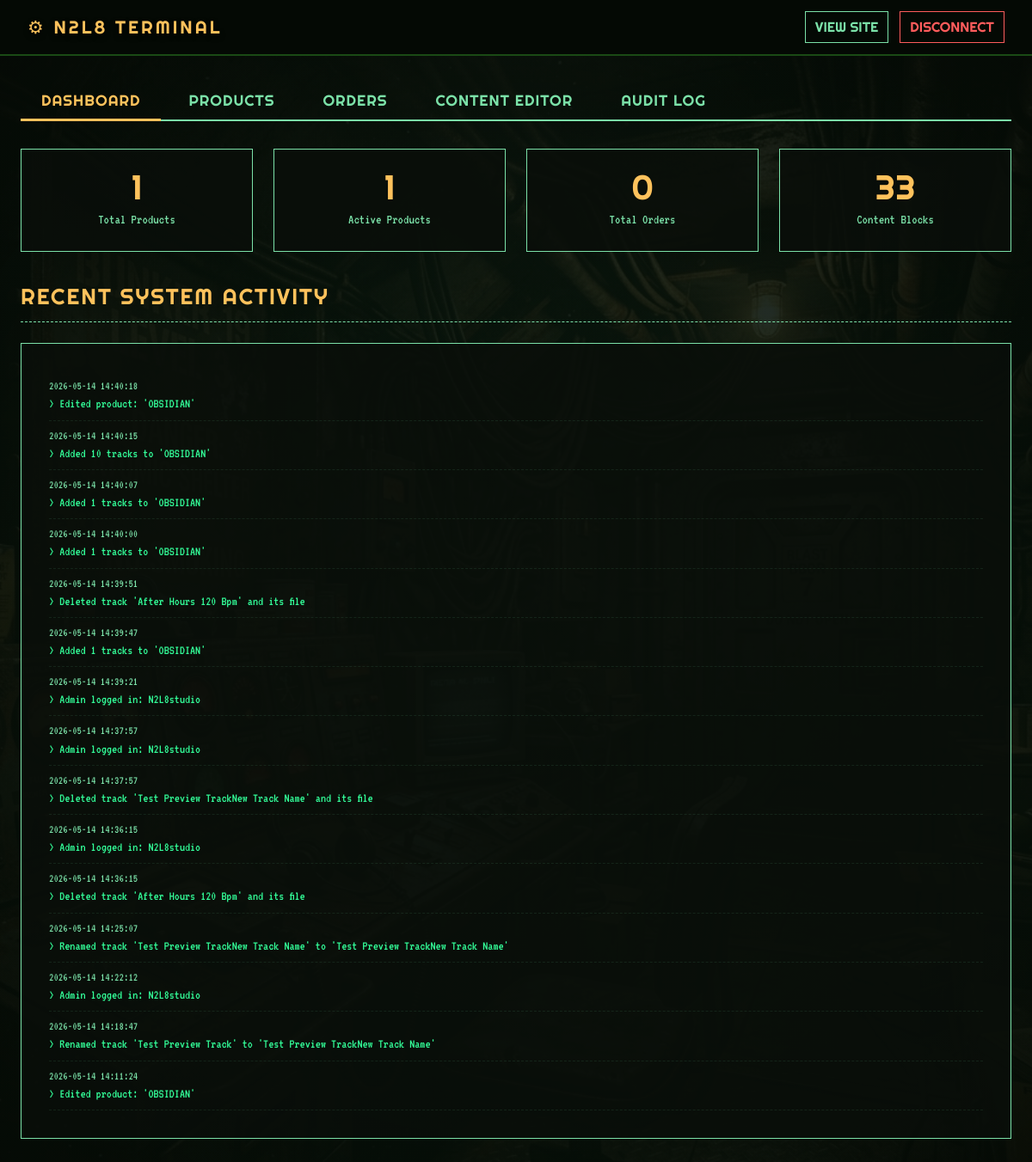
The page /admin (signed in) on the database its author committed.
### app.py (models this page shows)
class AuditLog(db.Model):
    id        = db.Column(db.Integer, primary_key=True)
    action    = db.Column(db.String(255), nullable=False)
    timestamp = db.Column(db.DateTime, default=db.func.current_timestamp())

### app.py (the view)
@app.route('/admin')
@login_required
def admin_dashboard():
    products  = Product.query.order_by(Product.id.desc()).all()
    orders    = Order.query.order_by(Order.id.desc()).all()
    logs      = AuditLog.query.order_by(AuditLog.timestamp.desc()).limit(15).all()
    contents  = Content.query.order_by(Content.page, Content.section_key).all()
    pages     = sorted(set(c.page for c in contents))
    return render_template('admin.html',
                           products=products, orders=orders,
                           logs=logs, contents=contents, pages=pages)

### app.py (called while the page is built)
def login_required(f):
    @wraps(f)
    def decorated(*args, **kwargs):
        if 'user_id' not in session:
            return redirect(url_for('login'))
        return f(*args, **kwargs)
    return decorated

@app.context_processor
def inject_content():
    rows = Content.query.all()
    content = {row.section_key: row.text for row in rows}
    return dict(site=content)

### templates/admin.html (shortened to what this page needs)
<!DOCTYPE html>
<html lang="en">
<head>
    <link rel="stylesheet" href="{{ url_for('static', filename='style.css') }}">
</head>
<body class="page-home">
<div class="admin-topbar">
    <div class="logo-text">⚙ N2L8 TERMINAL</div>
    <div style="display:flex; gap:0.8rem;">
        <a href="{{ url_for('index') }}" class="btn btn-muted" style="font-family:'Righteous',cursive; font-size:1rem;">View Site</a>
        <a href="{{ url_for('logout') }}" class="btn btn-red" style="font-family:'Righteous',cursive; font-size:1rem;">Disconnect</a>
    </div>
</div>
<div class="container" style="max-width:1200px; padding-bottom: 4rem;">
    <div class="admin-tabs">
        <button class="admin-tab-btn active" onclick="showTab('dashboard')">Dashboard</button>
        <button class="admin-tab-btn" onclick="showTab('products')">Products</button>
        <button class="admin-tab-btn" onclick="showTab('orders')">Orders</button>
        <button class="admin-tab-btn" id="content-tab-btn" onclick="showTab('content')">Content Editor</button>
        <button class="admin-tab-btn" onclick="showTab('logs')">Audit Log</button>
    </div>
    <div id="tab-dashboard" class="admin-panel active">
        <div class="stats-grid">
            <div class="stat-card">
                <div class="stat-num">{{ products | length }}</div>
                <div class="stat-label">Total Products</div>
            </div>
            <div class="stat-card">
                <div class="stat-num">{{ products | selectattr('is_active') | list | length }}</div>
                <div class="stat-label">Active Products</div>
            </div>
            <div class="stat-card">
                <div class="stat-num">{{ orders | length }}</div>
                <div class="stat-label">Total Orders</div>
            </div>
            <div class="stat-card">
                <div class="stat-num">{{ contents | length }}</div>
                <div class="stat-label">Content Blocks</div>
            </div>
        </div>
        <div class="section-title">Recent System Activity</div>
        <div class="form-card">
            <ul class="log-list">
                {% for log in logs %}
                <li>
                    <span class="log-ts">{{ log.timestamp.strftime('%Y-%m-%d %H:%M:%S') }}</span>
                    &gt; {{ log.action }}
                </li>
                {% else %}
                <li style="color:var(--text-muted)">No activity recorded.</li>
                {% endfor %}
            </ul>
        </div>
    </div>
</div>
</body>
</html>

### static/style.css (style rules this page uses)
:root { --bg-dark: #070a07; --bg-card: #0a0f0a; --text-main: #33ff99; --text-muted: #7be1a8; --brand-dark-red: #1a4a15; --brand-light-red: #33ff99; --accent: #ffc25c; --crt-glow: 0 0 2px rgba(26, 255, 128, 0.4); --pop-shadow: 0 3px 6px rgba(0,0,0,0.9); }
* { margin: 0; padding: 0; box-sizing: border-box; }
html { scroll-behavior: smooth; }
body { font-family: 'VT323', monospace; color: var(--text-main); line-height: 1.6; overflow-x: hidden; font-size: 1.15rem; background-color: var(--bg-dark); }
.page-home { background-image: linear-gradient(rgba(7, 10, 7, 0.80), rgba(7, 10, 7, 0.80)), url('bunker_bg.png'); background-size: cover; background-attachment: fixed; background-position: center; }
body::after { content: ''; position: fixed; top: 0; left: 0; right: 0; bottom: 0; background: radial-gradient(circle at 50% 50%, rgba(26, 255, 128, 0.05) 0%, rgba(5, 10, 5, 0.85) 100%); z-index: -1; }
h1, h2, h3, .logo-text { font-family: 'Righteous', cursive; text-transform: uppercase; letter-spacing: 2px; text-shadow: var(--pop-shadow); }
.container { max-width: 1000px; margin: 0 auto; padding: 0 1.5rem; }
.logo-text { font-size: 1.3rem; color: var(--accent); text-shadow: var(--pop-shadow); }

### templates/admin.html (style rules this page uses)
body { background-attachment: fixed; }
.admin-topbar { background: rgba(5, 10, 5, 0.97); border-bottom: 2px solid var(--brand-dark-red); padding: 0.8rem 2rem; display: flex; justify-content: space-between; align-items: center; position: sticky; top: 0; z-index: 100; }
.admin-topbar .logo-text { font-size: 1.3rem; letter-spacing: 3px; }
.admin-tabs { display: flex; gap: 0.5rem; border-bottom: 2px solid var(--text-muted); margin: 2rem 0 0 0; }
.admin-tab-btn { padding: 0.6rem 1.5rem; background: transparent; color: var(--text-muted); border: none; border-bottom: 3px solid transparent; font-family: 'Righteous', cursive; font-size: 1.1rem; text-transform: uppercase; cursor: pointer; letter-spacing: 1px; transition: all 0.2s ease; margin-bottom: -2px; }
.admin-tab-btn.active { color: var(--accent); border-bottom-color: var(--accent); }
.admin-panel { display: none; padding: 2rem 0; }
.admin-panel.active { display: block; }
.section-title { font-family: 'Righteous', cursive; color: var(--accent); font-size: 1.6rem; margin-bottom: 1.5rem; letter-spacing: 2px; text-transform: uppercase; border-bottom: 1px dashed var(--text-muted); padding-bottom: 0.5rem; }
.form-card { background: rgba(10, 15, 10, 0.85); border: 1px solid var(--text-muted); padding: 2rem; margin-bottom: 2rem; }
.btn { padding: 0.3rem 0.7rem; font-family: 'VT323', monospace; font-size: 1rem; cursor: pointer; border: 1px solid; background: transparent; transition: all 0.2s; text-decoration: none; display: inline-block; text-transform: uppercase; }
.btn-red { color: #ff5c5c; border-color: #ff5c5c; }
.btn-muted { color: var(--text-muted); border-color: var(--text-muted); }
.stats-grid { display: grid; grid-template-columns: repeat(4, 1fr); gap: 1.5rem; margin-bottom: 2rem; }
.stat-card { background: rgba(10,15,10,0.85); border: 1px solid var(--text-muted); padding: 1.5rem; text-align: center; }
.stat-num { font-family: 'Righteous', cursive; font-size: 2.5rem; color: var(--accent); line-height: 1; }
.stat-label { color: var(--text-muted); font-size: 1rem; margin-top: 0.3rem; }
.log-list { list-style: none; padding: 0; }
.log-list li { padding: 0.5rem 0; border-bottom: 1px dashed rgba(123, 225, 168, 0.1); font-size: 0.95rem; line-height: 1.4; }
.log-ts { color: var(--text-muted); font-size: 0.85rem; display: block; }

### rows shown on the page
AuditLog: timestamp "2026-05-14 14:40:18", action "Edited product: 'OBSIDIAN'"
AuditLog: timestamp "2026-05-14 14:40:15", action "Added 10 tracks to 'OBSIDIAN'"
AuditLog: timestamp "2026-05-14 14:40:07", action "Added 1 tracks to 'OBSIDIAN'"
AuditLog: timestamp "2026-05-14 14:40:00", action "Added 1 tracks to 'OBSIDIAN'"
AuditLog: timestamp "2026-05-14 14:39:51", action "Deleted track 'After Hours 120 Bpm' and its file"
AuditLog: timestamp "2026-05-14 14:39:47", action "Added 1 tracks to 'OBSIDIAN'"
AuditLog: timestamp "2026-05-14 14:39:21", action "Admin logged in: N2L8studio"
AuditLog: timestamp "2026-05-14 14:37:57", action "Admin logged in: N2L8studio"
AuditLog: timestamp "2026-05-14 14:37:57", action "Deleted track 'Test Preview TrackNew Track Name' and its file"
AuditLog: timestamp "2026-05-14 14:36:15", action "Admin logged in: N2L8studio"
AuditLog: timestamp "2026-05-14 14:36:15", action "Deleted track 'After Hours 120 Bpm' and its file"
AuditLog: timestamp "2026-05-14 14:25:07", action "Renamed track 'Test Preview TrackNew Track Name' to 'Test Preview TrackNew Track Name'"
AuditLog: timestamp "2026-05-14 14:22:12", action "Admin logged in: N2L8studio"
AuditLog: timestamp "2026-05-14 14:18:47", action "Renamed track 'Test Preview Track' to 'Test Preview TrackNew Track Name'"
AuditLog: timestamp "2026-05-14 14:11:24", action "Edited product: 'OBSIDIAN'"

### other values the page prints
{{ products | length }} "1"
{{ products | selectattr('is_active') | list | length }} "1"
{{ orders | length }} "0"
{{ contents | length }} "33"
